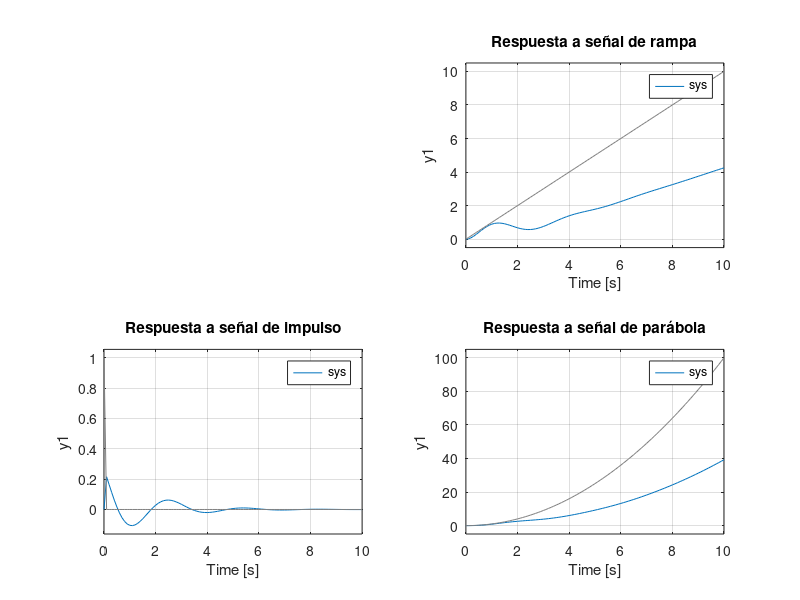
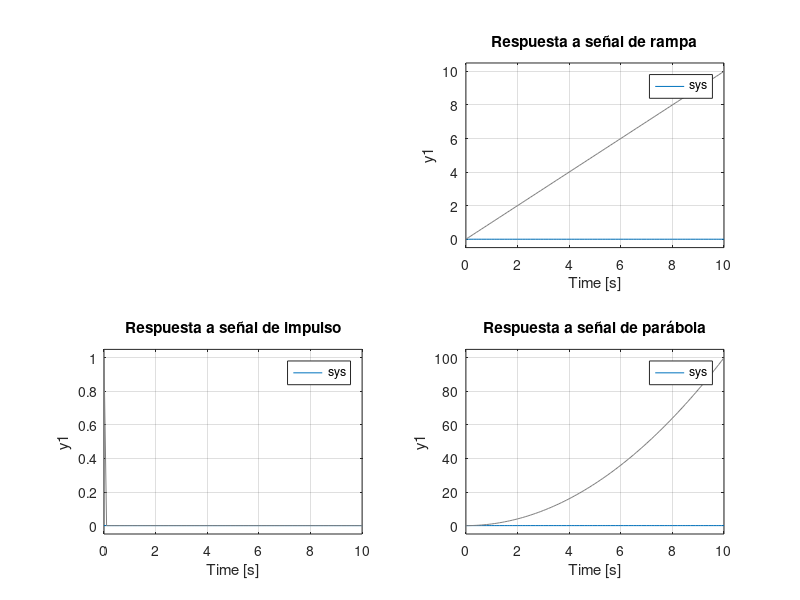
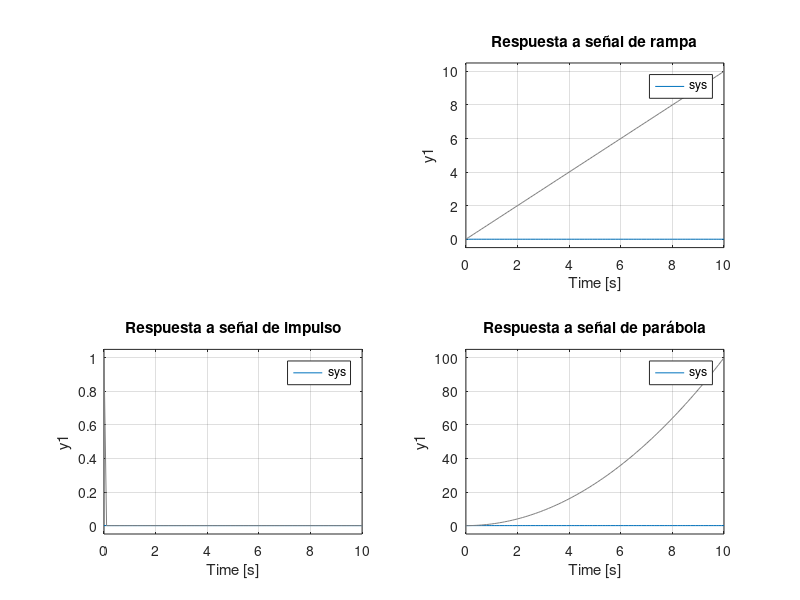

The MATLAB source for these figures, in order:

%%%%%%%%%%%%%%% LAB SISTEMAS CONTROLABLES Y OBSERVABLES %%%%%%%%%%%%%%%

% a).

A = [-2 -6 -4; 1 0 0; 0 1 0];
B = [1; 0; 0];
C = [5 0 2];
D = 0;

% Calculamos la matriz de controlabilidad
Cc = ctrb(A, B);
disp(Cc);

% Calculamos el determinante para saber si es NO singular
fprintf('Determinante = %f\n', det(Cc));


% Calculamos el rango para ver si es igual al número de filas
rango = rank(Cc);
fprintf('Rango = %f\n', rango);

if rango == size(A,1)
    disp("El sistema es controlable")
else
    disp("El sistema no es controlable")
end


sys = ss(A,B,C,D);


% Simulación del sistema
t = 0:0.1:10;
u_step = t>=0;
u_impulse = t==0;
u_ramp = t.*u_step;
u_parabola = t.^2.*u_step;

figure;
subplot(2,2,1)
step(sys)
title("Respuesta a señal de paso")

subplot(2,2,2)
lsim(sys, u_ramp, t)
title("Respuesta a señal de rampa")

subplot(2,2,3)
lsim(sys, u_impulse, t)
title("Respuesta a señal de impulso")

subplot(2,2,4)
lsim(sys, u_parabola, t)
title("Respuesta a señal de parábola")



%% 
% b). 

A = [-1 0; 0 1];
B = [0; 2];
C = [2 0]; 
D = 0;

% Calculamos la matriz de controlabilidad
Cc = ctrb(A, B);
disp(Cc);

% Calculamos el determinante para saber si es NO singular
fprintf('Determinante = %f\n', det(Cc));


% Calculamos el rango para ver si es igual al número de filas
rango = rank(Cc);
fprintf('Rango = %f\n', rango);

if rango == size(A,1)
    disp("El sistema es controlable \n")
else
    disp("El sistema no es controlable \n")
end


sys = ss(A,B,C,D);


% Simulación del sistema
t = 0:0.1:10;
u_step = t>=0;
u_impulse = t==0;
u_ramp = t.*u_step;
u_parabola = t.^2.*u_step;

figure;
subplot(2,2,1)
step(sys)
title("Respuesta a señal de paso")

subplot(2,2,2)
lsim(sys, u_ramp, t)
title("Respuesta a señal de rampa")

subplot(2,2,3)
lsim(sys, u_impulse, t)
title("Respuesta a señal de impulso")

subplot(2,2,4)
lsim(sys, u_parabola, t)
title("Respuesta a señal de parábola")



%% 
% c). 

A = [-1 1 0; 4 0 -2; -5 8 10];
B = [1; 0; -1];
C = [0 0 0];
D = 0;

% Calculamos la matriz de controlabilidad
Cc = ctrb(A, B);
disp(Cc);

% Calculamos el determinante para saber si es NO singular
fprintf('Determinante = %f\n', det(Cc));


% Calculamos el rango para ver si es igual al número de filas
rango = rank(Cc);
fprintf('Rango = %f\n', rango);

if rango == size(A,1)
    disp("El sistema es controlable")
else
    disp("El sistema no es controlable")
end


sys = ss(A,B,C,D);


% Simulación del sistema
t = 0:0.1:10;
u_step = t>=0;
u_impulse = t==0;
u_ramp = t.*u_step;
u_parabola = t.^2.*u_step;

figure;
subplot(2,2,1)
step(sys)
title("Respuesta a señal de paso")

subplot(2,2,2)
lsim(sys, u_ramp, t)
title("Respuesta a señal de rampa")

subplot(2,2,3)
lsim(sys, u_impulse, t)
title("Respuesta a señal de impulso")

subplot(2,2,4)
lsim(sys, u_parabola, t)
title("Respuesta a señal de parábola")






